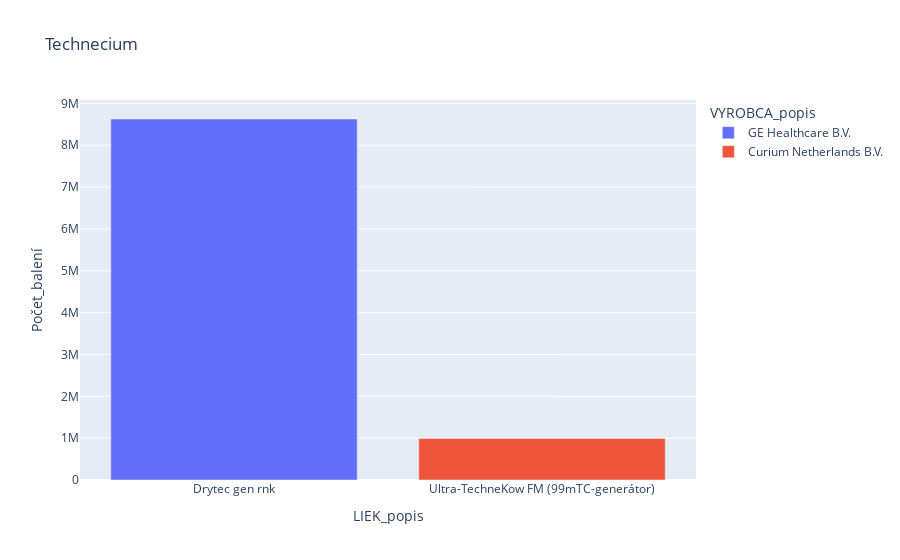

Notebook code for this chart:
### Code cell
fig = px.bar(technecium, x='LIEK_popis', y='Počet_balení', color='VYROBCA_popis', title='Technecium')
fig.show()

### Figure 1 — Plotly figure (JSON) as saved in the notebook; plotly's stock layout.template omitted (floating-point values rounded to 4 significant figures)
{"data": [{"alignmentgroup": "True", "hovertemplate": "VYROBCA_popis=GE Healthcare B.V.<br>LIEK_popis=%{x}<br>Počet_balení=%{y}<extra></extra>", "legendgroup": "GE Healthcare B.V.", "marker": {"color": "#636efa"}, "name": "GE Healthcare B.V.", "offsetgroup": "GE Healthcare B.V.", "orientation": "v", "showlegend": true, "textposition": "auto", "type": "bar", "x": ["Drytec gen rnk"], "xaxis": "x", "y": [8626000.0], "yaxis": "y"}, {"alignmentgroup": "True", "hovertemplate": "VYROBCA_popis=Curium Netherlands B.V.<br>LIEK_popis=%{x}<br>Počet_balení=%{y}<extra></extra>", "legendgroup": "Curium Netherlands B.V.", "marker": {"color": "#EF553B"}, "name": "Curium Netherlands B.V.", "offsetgroup": "Curium Netherlands B.V.", "orientation": "v", "showlegend": true, "textposition": "auto", "type": "bar", "x": ["Ultra-TechneKow FM (99mTC-generátor)"], "xaxis": "x", "y": [992000], "yaxis": "y"}], "layout": {"barmode": "relative", "legend": {"title": {"text": "VYROBCA_popis"}, "tracegroupgap": 0}, "title": {"text": "Technecium"}, "xaxis": {"anchor": "y", "domain": [0, 1], "title": {"text": "LIEK_popis"}}, "yaxis": {"anchor": "x", "domain": [0, 1], "title": {"text": "Počet_balení"}}}}
